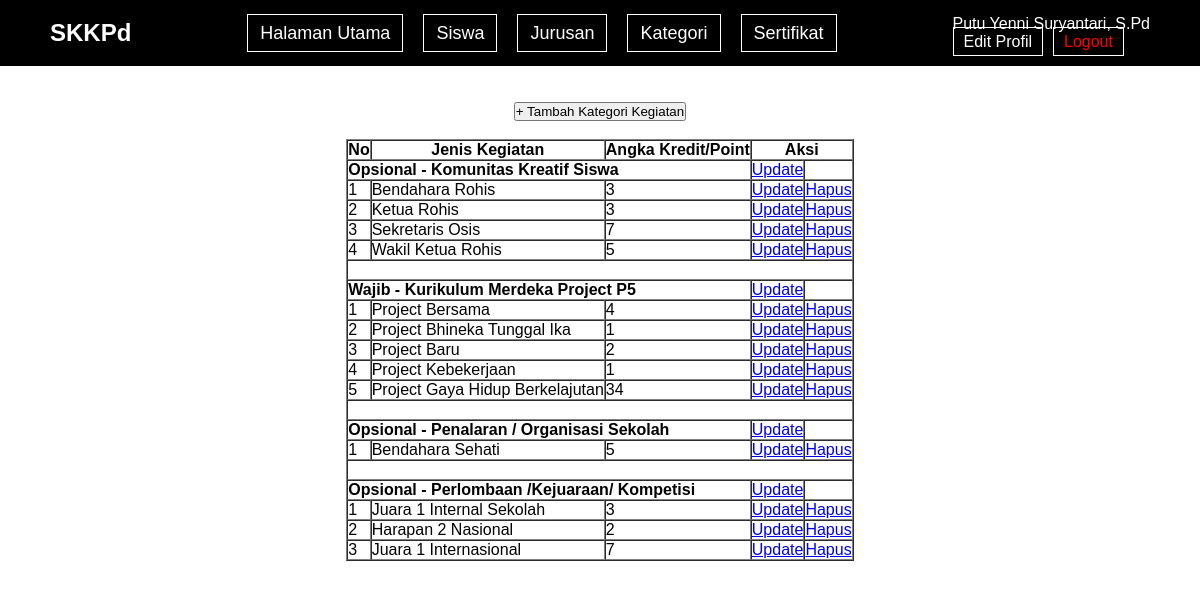
Screenshot of /tampilan/halaman_utama.php?page=kategori_kegiatan (signed in) with the database file from the repository.
### tables this page shows
CREATE TABLE `kegiatan` (
  `Id_Kegiatan` int(5) NOT NULL,
  `Jenis_Kegiatan` varchar(50) NOT NULL,
  `Angka_Kredit` int(2) NOT NULL,
  `Id_Kategori` char(7) NOT NULL
);

CREATE TABLE `kategori` (
  `Id_Kategori` char(7) NOT NULL,
  `Kategori` enum('Wajib','Opsional') NOT NULL,
  `Sub_Kategori` varchar(50) NOT NULL
);

### tampilan/kategori_kegiatan.php (the view, shortened to what this page needs)
<center>
    <button onclick="window.location.href='halaman_utama.php?page=tambah_kegiatan';">+ Tambah Kategori
        Kegiatan</button><br><br>
    <table border="1" cellspacing="0" cellpadding="5">
        <thead>
            <tr>
                <th>No</th>
                <th>Jenis Kegiatan</th>
                <th>Angka Kredit/Point</th>
                <th colspan="2">Aksi</th>
            </tr>
        </thead>
        <tbody>
            <?php
        $query = mysqli_query($koneksi, "SELECT * FROM kategori INNER JOIN kegiatan ON kategori.Id_Kategori = kegiatan.Id_Kategori ORDER BY kategori.Sub_Kategori");
        $last_kategori_id = null;
        $no = 1;
        while ($baris = mysqli_fetch_assoc($query)) {
            if ($last_kategori_id !== $baris['Id_Kategori']) {
                if ($last_kategori_id !== null) {
                    echo "<tr><td colspan='5'>&nbsp;</td></tr>";
                }
                echo "<tr><td colspan='3'><strong>" . htmlspecialchars($baris['Kategori']) . " - " . htmlspecialchars($baris['Sub_Kategori']) . "</strong></td>
                      <td><a href='halaman_utama.php?page=ubah_kategori_kegiatan&Id_Kategori=" . htmlspecialchars($baris['Id_Kategori']) . "'>Update</a></td>
                      <td></td></tr>";
                $no = 1;
            }
        ?>
            <tr>
                <td><?=$no++?></td>
                <td><?=htmlspecialchars($baris['Jenis_Kegiatan'])?></td>
                <td><?=htmlspecialchars($baris['Angka_Kredit'])?></td>
                <td><a
                        href="halaman_utama.php?page=ubah_kategori_kegiatan&Id_Kegiatan=<?=htmlspecialchars($baris['Id_Kegiatan'])?>">Update</a>
                </td>
                <td><a href="halaman_utama.php?page=kategori_kegiatan&Id_Kegiatan=<?=htmlspecialchars($baris['Id_Kegiatan'])?>"
                        onclick="return confirm('Yakin ingin menghapus kegiatan ini?');">Hapus</a></td>
            </tr>
            <?php
            $last_kategori_id = $baris['Id_Kategori'];
        }
        ?>
        </tbody>
    </table>
</center>

### tampilan/halaman_utama.php (style rules this page uses)
* { margin: 0; padding: 0; box-sizing: border-box }
body { font-family: Arial, sans-serif }

### rows the page displays
kegiatan: Id_Kategori.Kategori "Opsional", Id_Kategori.Sub_Kategori "Komunitas Kreatif Siswa", Jenis_Kegiatan "Bendahara Rohis", Angka_Kredit "3"
kegiatan: Jenis_Kegiatan "Ketua Rohis", Angka_Kredit "3"
kegiatan: Jenis_Kegiatan "Sekretaris Osis", Angka_Kredit "7"
kegiatan: Jenis_Kegiatan "Wakil Ketua Rohis", Angka_Kredit "5"
kegiatan: Id_Kategori.Kategori "Wajib", Id_Kategori.Sub_Kategori "Kurikulum Merdeka Project P5", Jenis_Kegiatan "Project Bersama", Angka_Kredit "4"
kegiatan: Jenis_Kegiatan "Project Bhineka Tunggal Ika", Angka_Kredit "1"
kegiatan: Jenis_Kegiatan "Project Baru", Angka_Kredit "2"
kegiatan: Jenis_Kegiatan "Project Kebekerjaan", Angka_Kredit "1"
kegiatan: Jenis_Kegiatan "Project Gaya Hidup Berkelajutan", Angka_Kredit "34"
kegiatan: Id_Kategori.Kategori "Opsional", Id_Kategori.Sub_Kategori "Penalaran / Organisasi Sekolah", Jenis_Kegiatan "Bendahara Sehati", Angka_Kredit "5"
kegiatan: Id_Kategori.Kategori "Opsional", Id_Kategori.Sub_Kategori "Perlombaan /Kejuaraan/ Kompetisi", Jenis_Kegiatan "Juara 1 Internal Sekolah", Angka_Kredit "3"
kegiatan: Jenis_Kegiatan "Harapan 2 Nasional", Angka_Kredit "2"
kegiatan: Jenis_Kegiatan "Juara 1 Internasional", Angka_Kredit "7"

### other values shown
$_COOKIE['nama_lengkap'] "Putu Yenni Suryantari, S.Pd"
